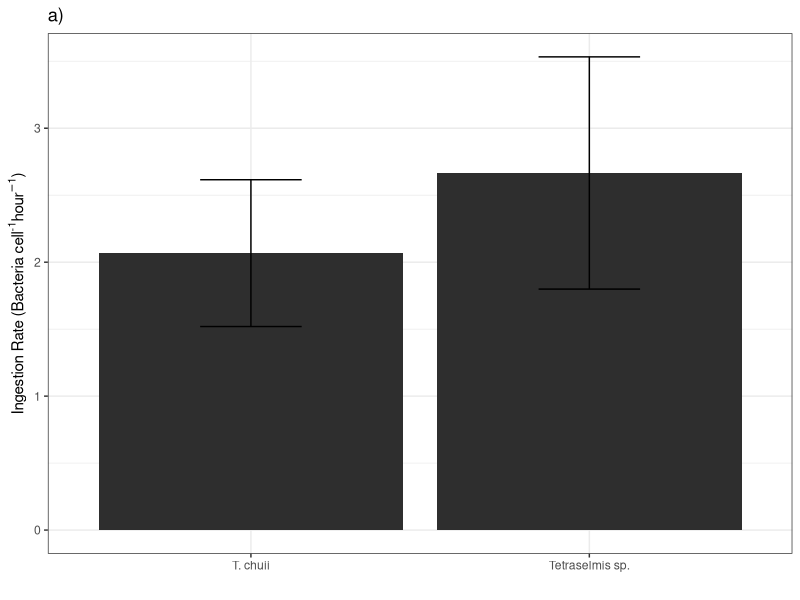
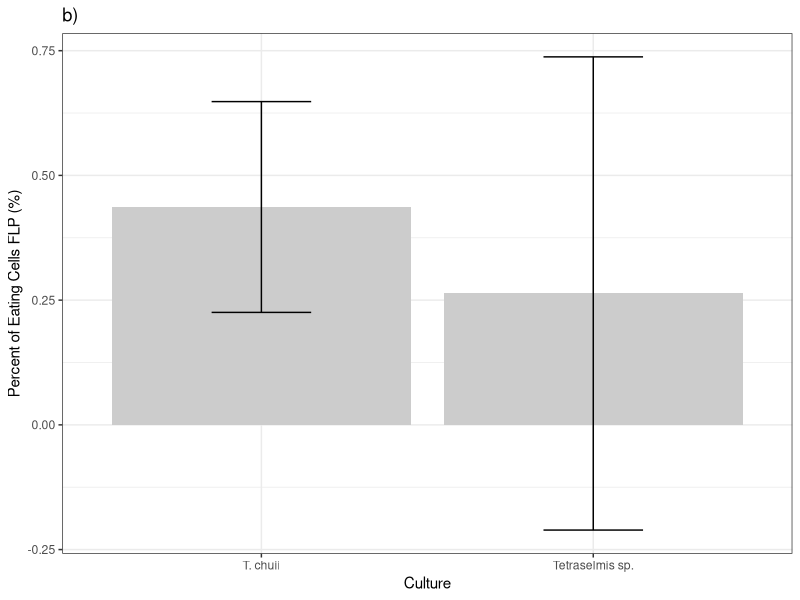
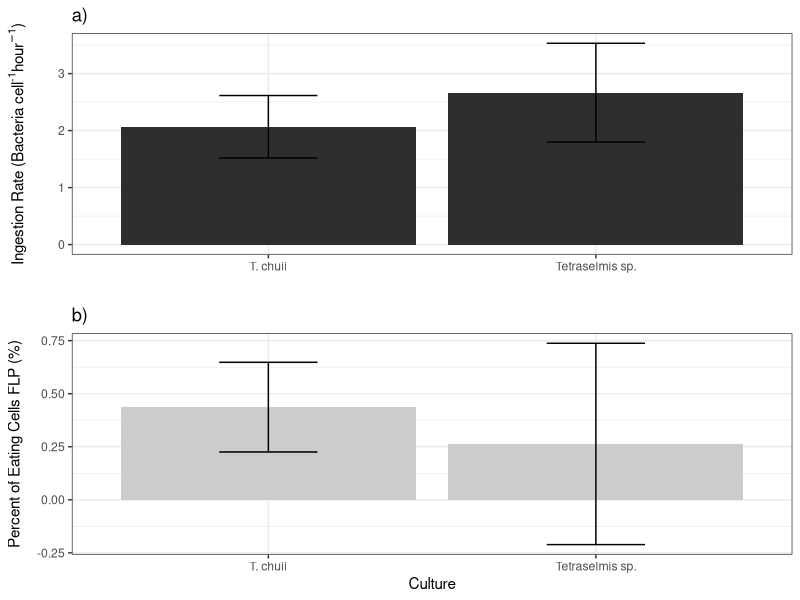
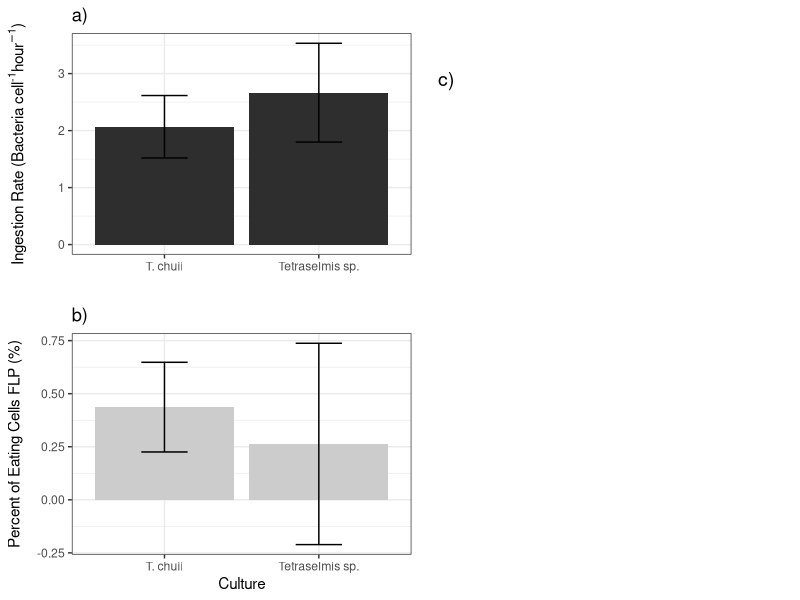
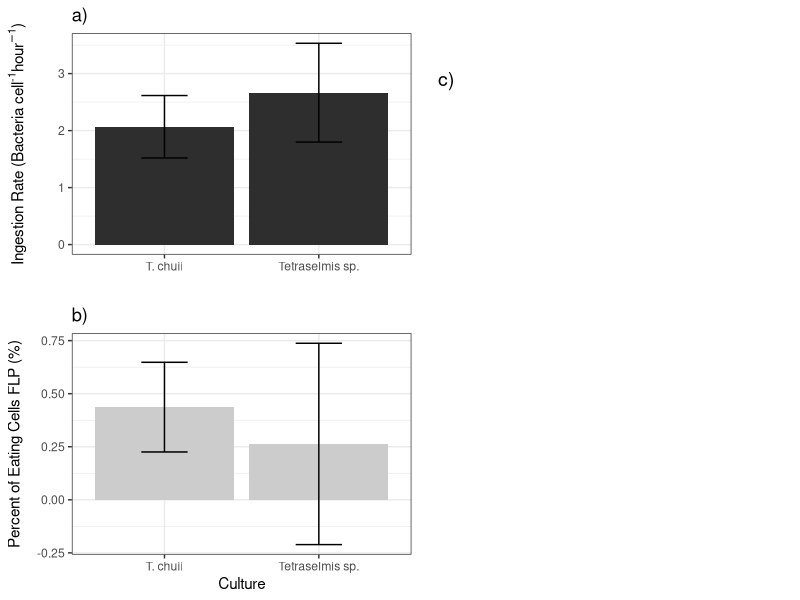
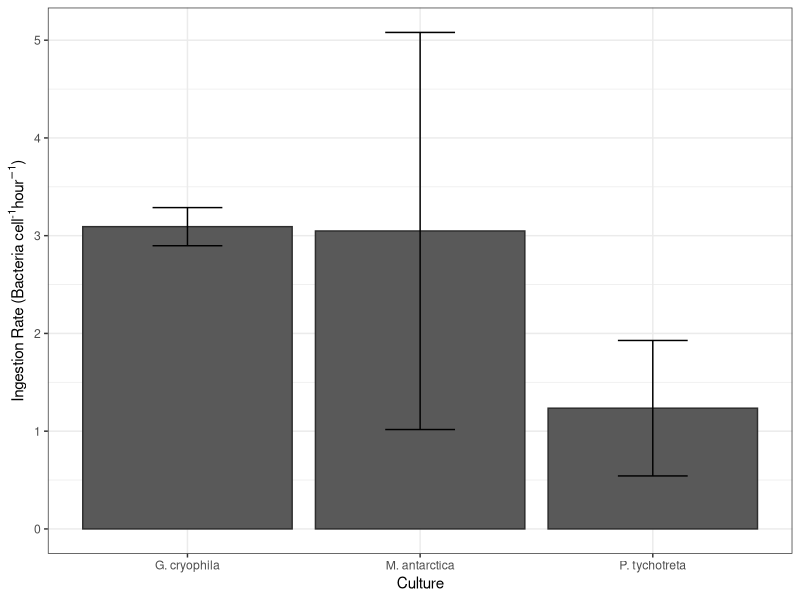

R code for these plots, in order:
# ---- Load Required Libraries ----
library(readxl)
library(tidyr)
library(dplyr)
library(ggplot2)
library(cowplot)

# ----------------------------------------------------------
# Supplemental Figure 3: Grazing bar plots + microscopy image
# ----------------------------------------------------------
set.seed(123)
# Read and summarize ingestion rate and FLP data
df <- read_excel("Data/SupplementalGrazing.xlsx") %>%
  group_by(Culture) %>%
  dplyr::summarise(avingestion=mean(Ingestion), sdingestion=sd(Ingestion), 
                   avpercent=(100*mean(FLPPercent)), sdpercent=(sd(FLPPercent) *100))

# A. Plot ingestion rate
IR <- ggplot(df, aes(x=Culture, y=avingestion)) + 
  geom_bar(stat = "identity", fill="gray18")+
  geom_errorbar(aes(ymin=avingestion - sdingestion, ymax=avingestion+sdingestion), width=0.3) +
  theme_bw() + 
  ggtitle("a)")+
  labs(x="", y=expression(paste("Ingestion Rate (Bacteria ", cell^{'-1'},hour^{-1}, ")"))) 
IR

# B. Plot percent of cells ingesting FLPs
percent <- ggplot(df, aes(x=Culture, y=avpercent)) + 
  geom_bar(stat = "identity", fill="gray80")+
  geom_errorbar(aes(ymin=avpercent - sdpercent, ymax=avpercent+sdpercent), width=0.3) +
  theme_bw() + 
  labs(y="Percent of Eating Cells FLP (%)") +
  ggtitle("b)")
percent

# C. Add microscopy image
photo <- cowplot::ggdraw() + 
  cowplot::draw_image("Data/TetraZStack-1.png") +
  cowplot::draw_label("c)", x = 0.05, y = 0.95, hjust = 0, vjust = 4, size = 14)
# Combine A and B into left panel
barplots <- plot_grid(
  IR, percent,
  ncol = 1,
  label_x = 0.1,   
  label_y = c(1., 1.05),
  align = 'v',
  rel_heights = c(1, 1)
)
barplots

# Final layout: barplots (left) + image (right)
final_figure <- plot_grid(
  barplots, photo,
  ncol = 2,
  label_x = c(0, 0.02), 
  label_y = c(1, 1),
  rel_widths = c(1.1, 1)
)
print(final_figure)

# Save full supplemental figure
ggsave("Figures/SuppFig4.png", final_figure, width = 10, height = 6, dpi = 300)


# ----------------------------------------------------------
# Supplemental Figure 2: Southern Ocean Mixotroph Cultures
# ----------------------------------------------------------

# Read and summarize ingestion rate data for SO mixotrophs
suppfiguredf <- read_excel("Data/SupplementalGrazing.xlsx", sheet="SOmixos") %>%
  group_by(Culture) %>%
  dplyr::summarise(AvIR=mean(IngestionRate), sdIR=sd(IngestionRate)) %>% 
  mutate(Culture = case_when(
    Culture == "GC" ~ "G. cryophila",
    Culture == "MA" ~ "M. antarctica",
    Culture == "PT" ~ "P. tychotreta"))

# Create bar plot of ingestion rate
somixos <- ggplot(suppfiguredf, aes(x=Culture, y=AvIR)) + 
  geom_bar(stat = "identity", color="gray18")+
  geom_errorbar(aes(ymin=AvIR - sdIR, ymax=AvIR+sdIR), width=0.3) +
  theme_bw() + 
  labs(y=expression(paste("Ingestion Rate (Bacteria ", cell^{'-1'},hour^{-1}, ")"))) 

# Save figure
ggsave("Figures/SuppFig3.png", somixos, width = 6, height = 6, dpi = 300)
